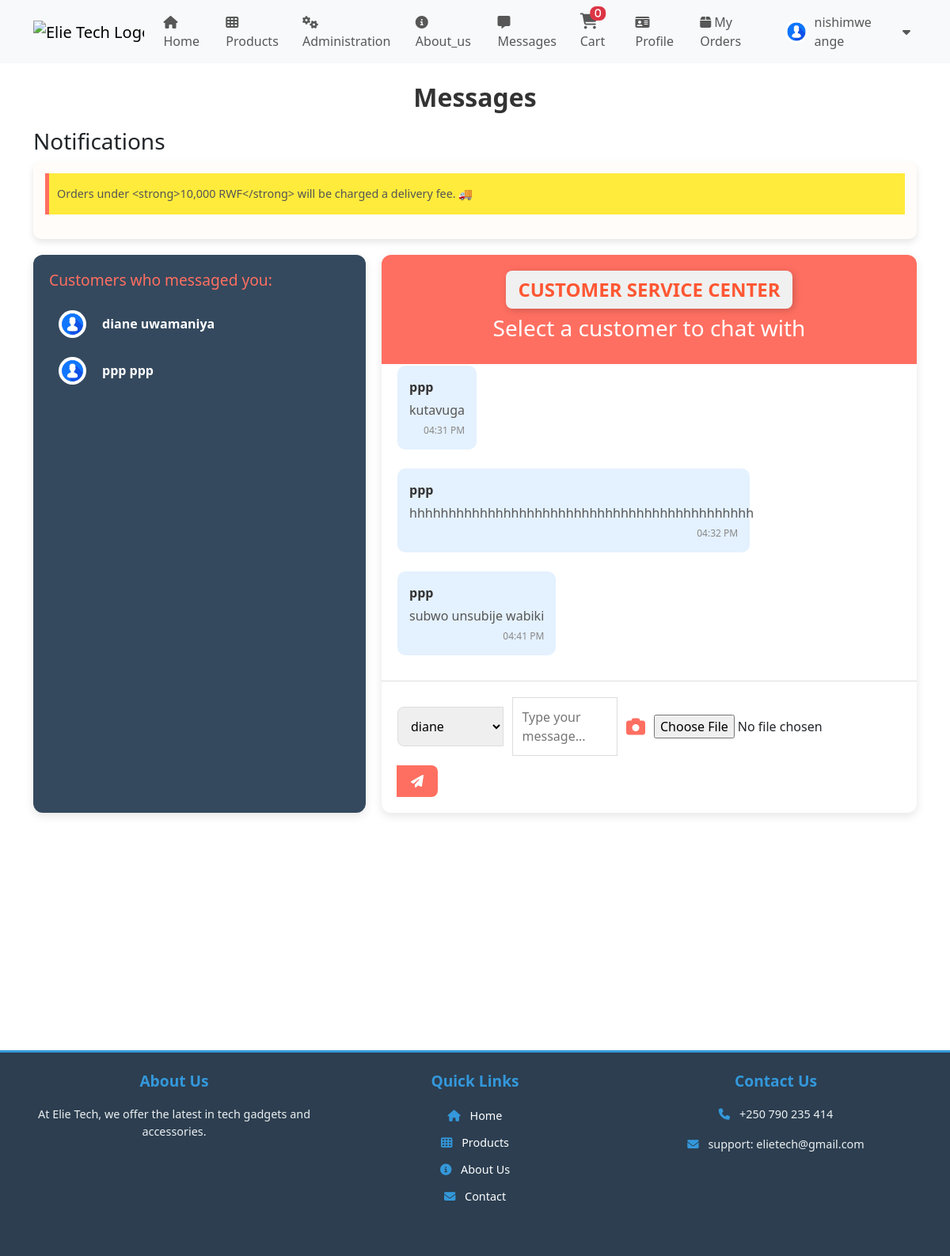
Page /messages/ (signed in) on the committed database.
### store/models.py (models this page shows, shortened)
class Customer(models.Model):
    user = models.OneToOneField(User, on_delete=models.CASCADE)
    phone_number = models.CharField(max_length=15)
    address = models.TextField()
    profile_picture = models.ImageField(upload_to='profile_pictures/', default='profile_pictures/profile.png', blank=True)

class Notification(models.Model):
    user = models.ManyToManyField(User, related_name="notifications", blank=True)  # Allows selection of multiple users
    message = models.TextField()
    created_at = models.DateTimeField(auto_now_add=True)
    read = models.BooleanField(default=False)
    for_all = models.BooleanField(default=False)  # True if the notification is for all users

class Message(models.Model):
    sender = models.ForeignKey(User, related_name='sent_messages', on_delete=models.CASCADE)
    recipient = models.ForeignKey(User, related_name="received_messages", on_delete=models.CASCADE)
    content = models.TextField()
    image = models.ImageField(upload_to='message_images/', null=True, blank=True)
    is_read = models.BooleanField(default=False)
    timestamp = models.DateTimeField(auto_now_add=True)

### store/views.py (the view, shortened to what this page needs)
# urls.py: path('messages/', views.message_page, name='messages'),
@csrf_exempt
def message_page(request):
    if not request.user.is_authenticated:
        return redirect('login')
    customers_who_messaged = None
    if request.user.is_staff:
        customers_who_messaged = User.objects.filter(
            Q(sent_messages__recipient=request.user) | Q(received_messages__sender=request.user)
        ).distinct().annotate(
            unread_count=Count('sent_messages', filter=Q(sent_messages__recipient=request.user, sent_messages__is_read=False))
        )
    all_messages = Message.objects.filter(
        Q(recipient=request.user) | Q(sender=request.user)
    ).order_by('timestamp')
    all_notifications = Notification.objects.filter(user=request.user).order_by('-created_at')
    return render(request, 'message.html', {
        'all_messages': all_messages,
        'admins': User.objects.filter(is_staff=True),
        'customers_who_messaged': customers_who_messaged,
        'selected_customer': None,
        'notifications': all_notifications,
    })

### store/context_processors.py (called while the page is built)
def unread_message_count(request):
    unread_count = 0
    if request.user.is_authenticated:
        unread_count = Message.objects.filter(
            recipient=request.user,  # <-- Fix here
            is_read=False
        ).count()
    return {'unread_message_count': unread_count}

def team_member(request):
    team_member = None
    if request.user.is_authenticated:
        team_member = TeamMember.objects.filter(user=request.user).first()
    print('Team Member:', team_member)  # Debugging line
    return {'team_member': team_member}

### store/models.py (called while the page is built)
    def __str__(self):
        return f"{self.name} - {self.get_role_display()}"

### templates/message.html (shortened to what this page needs)
{% extends 'base.html' %}
{% load static %}
{% block content %}
<h2 class="page-title">Messages</h2>
<div class="notification-section">
    <h3 class="notification-heading">Notifications</h3>
    {% if notifications %}
        <div class="notifications">
            <ul>
                {% for notification in notifications %}
                <li class="notification-item">
                    <p>{{ notification.message }}</p>
                </li>
                {% endfor %}
            </ul>
        </div>
    {% else %}
        <p>No notifications available.</p>
    {% endif %}
</div>
<div class="message-layout">
    {% if request.user.is_staff %}
    <div class="customer-list">
        <h4>Customers who messaged you:</h4>
        <div class="customer-scroll">
            <ul>
                {% for customer in customers_who_messaged %}
                <li>
                    <a href="{% url 'chat_with_customer' customer.id %}" class="{% if selected_customer and selected_customer.id == customer.id %}active{% endif %}">
                        {% if customer.customer and customer.customer.profile_picture %}
                            <img src="{{ customer.customer.profile_picture.url }}" alt="{{ customer.username }}'s Profile" class="customer-img">
                        {% else %}
                            <i class="fa fa-user-circle"></i>
                        {% endif %}
                        <span class="customer-name">{{ customer.get_full_name }} </span>
                    </a>
                </li>
                {% endfor %}
            </ul>
        </div>
    </div>
    {% endif %}
    <div class="chat-container">
        <div class="chat-header">
            {% if request.user.is_staff %}
                <h3 class="customer-service-heading"><strong>Customer Service Center</strong></h3>
            {% endif %}
            <h3>
                {% if selected_customer %}
                    {{ selected_customer.get_full_name }}
                {% else %}
                    {% if request.user.is_staff %}
                        Select a customer to chat with
                    {% else %}
                        Chat with customer service
                    {% endif %}
                {% endif %}
            </h3>
        </div>
        <div class="chat-messages" id="chatBox">
            {% for message in all_messages %}
                <div class="message {% if message.sender == request.user %}sent{% else %}received{% endif %}">
                    <strong>
                        {% if message.sender == request.user %}
                            You
                        {% else %}
                            {{ message.sender.username }}
                        {% endif %}
                    </strong>
                    <p>{{ message.content }}</p>
                    <span class="timestamp">
                        {{ message.timestamp|date:"h:i A" }}
                    </span>
                </div>
            {% endfor %}
        </div>
        <div class="chat-input">
            <form method="post" action="{% url 'send_message' %}" enctype="multipart/form-data">
                <div class="input-group">
                    {% if request.user.is_staff and selected_customer %}
                        <input type="hidden" name="recipient" value="{{ selected_customer.id }}">
                    {% else %}
                        <select name="recipient" id="recipient" required>
                            {% for admin in admins %}
                                <option value="{{ admin.id }}">{{ admin.username }}</option>
                            {% endfor %}
                        </select>
                    {% endif %}
                    <textarea name="content" id="content" placeholder="Type your message..." rows="2"></textarea>
                    <label for="image" class="attach-icon">
                        <i class="fa fa-camera"></i>
                    </label>
                    <input type="file" name="image" id="image" accept="image/*">
                    <button type="submit" class="send-button">
                        <i class="fa fa-paper-plane"></i>
                    </button>
                </div>
            </form>
        </div>
    </div>
</div>
{% endblock %}

### templates/base.html (shortened to what this page needs)
{% load static %}
<!DOCTYPE html>
<html lang="en" dir="ltr">
<head>
    <link href="https://cdn.jsdelivr.net/npm/bootstrap@5.3.0-alpha1/dist/css/bootstrap.min.css" rel="stylesheet">
    <link rel="stylesheet" href="https://cdnjs.cloudflare.com/ajax/libs/font-awesome/6.5.1/css/all.min.css">
</head>
<body>
    <nav class="navbar navbar-expand-lg navbar-light bg-light">
        <div class="container">
            <a class="navbar-brand" href="{% url 'about' %}">
                <img src="{% static 'icons/logo3.png' %}" alt="Elie Tech Logo" width="120" height="80">
            </a>
            <div class="collapse navbar-collapse" id="navbarNav">
                <ul class="navbar-nav me-auto">
                    <li class="nav-item d-none d-sm-block">
                        <a class="nav-link" href="{% url 'home' %}"><i class="fa fa-home"></i> Home</a>
                    </li>
                    <li class="nav-item d-none d-sm-block">
                        <a class="nav-link" href="{% url 'product_list' %}"><i class="fa fa-th"></i> Products</a>
                    </li>
                    {% if user.is_staff %}
                        <li class="nav-item">
                            <a class="nav-link" href="#" data-bs-toggle="modal" data-bs-target="#adminPassModal">
                                <i class="fa fa-cogs"></i> Administration
                            </a>
                        </li>
                    {% endif %}
                </ul>
                <ul class="navbar-nav">
                    <li><a class="nav-link" href="{% url 'about' %}"><i class="fa fa-info-circle me-2"></i>About_us</a></li>
                    {% if user.is_authenticated %}
                    <li class="nav-item d-none d-sm-block">
                        <a class="nav-link" href="{% url 'messages' %}">
                            <i class="fa fa-message"></i> Messages
                        </a>
                    </li>
                    <li class="nav-item d-none d-md-block">
                        <a class="nav-link" href="{% url 'cart_view' %}" role="button">
                            <i class="fa fa-shopping-cart position-relative">
                                <span id="cartCount" class="badge bg-danger position-absolute top-0 start-100 translate-middle">
                                    {{ request.session.cart|length }}
                                </span>
                            </i> Cart
                        </a>
                    </li>
                        <li><a class="nav-link" href="{% url 'profile' %}"><i class="fa fa-id-card"></i> Profile</a></li>
                        <li><a class="nav-link" href="{% url 'order_list' %}"><i class="fa fa-box"></i> My Orders</a></li>
                        <li class="nav-item">
                            <a href="#" class="nav-link d-flex align-items-center" id="userDropdown">
                                {% if user.customer and user.customer.profile_picture %}
                                    <img src="{{ user.customer.profile_picture.url }}" alt="Profile" class="rounded-circle" width="30" height="30">
                                {% else %}
                                    <img src="/media/profile_pictures/profile.png" alt="Default Profile" class="rounded-circle" width="30" height="30">
                                {% endif %}
                                <span class="ms-2">{{ user.get_full_name }}</span>
                                <i class="fas fa-caret-down ms-2"></i>
                            </a>
                        </li>
                    {% endif %}
                </ul>
            </div>
        </div>
    </nav>
    <main class="container mt-4">
        {% block content %}
        {% endblock %}
    </main>
    <footer class="footer-custom text-white text-center py-4">
        <div class="container">
            <div class="row mb-4">
                <div class="col-md-4">
                    <h5 class="footer-heading">About Us</h5>
                    <p>At Elie Tech, we offer the latest in tech gadgets and accessories.</p>
                </div>
                <div class="col-md-4">
                    <h5 class="footer-heading">Quick Links</h5>
                    <ul class="list-unstyled">
                        <li><a href="{% url 'home' %}" class="text-white text-decoration-none"><i class="fa fa-home me-2"></i> Home</a></li>
                        <li><a href="{% url 'product_list' %}" class="text-white text-decoration-none"><i class="fa fa-th me-2"></i> Products</a></li>
                        <li><a href="{% url 'about' %}" class="text-white text-decoration-none"><i class="fa fa-info-circle me-2"></i> About Us</a></li>
                        <li><a href="{% url 'messages' %}" class="text-white text-decoration-none"><i class="fa fa-envelope me-2"></i> Contact</a></li>
                    </ul>
                </div>
                <div class="col-md-4">
                    <h5 class="footer-heading">Contact Us</h5>
                    <p><i class="fa fa-phone"></i> +250 790 235 414</p>
                    <p><i class="fa fa-envelope"></i> support: elietech@gmail.com</p>
                </div>
            </div>
        </div>
    </footer>
</body>
</html>

### templates/base.html (style rules this page uses)
html, body { height: 100%; margin: 0; display: flex; flex-direction: column; }
main { flex: 1; }
footer { flex-shrink: 0; }
.navbar-collapse { z-index: 1040; }
.fa-shopping-cart { font-size: 1.25rem; }
.badge { font-size: 0.75rem; padding: 0.25em 0.5em; border-radius: 0.5rem; }
.footer-custom { background-color: #2c3e50; color: #ecf0f1; border-top: 3px solid #3498db; padding: 30px 0; margin-top: 300px; }
.footer-heading { font-size: 1.2rem; font-weight: bold; color: #3498db; margin-bottom: 20px; }
.footer-custom p, .footer-custom a { font-size: 0.9rem; color: #ecf0f1; }
.footer-custom ul { padding-left: 0; list-style: none; }
.footer-custom ul li { margin-bottom: 10px; }
.footer-custom i { color: #3498db; margin-right: 8px; }

### templates/message.html (style rules this page uses)
.page-title { font-size: 2rem; font-weight: bold; color: #333; margin-bottom: 20px; text-align: center; }
.notification-section { margin-bottom: 20px; }
.notifications { background-color: #FFFCF9; padding: 15px; border-radius: 10px; box-shadow: 0 4px 8px rgba(0, 0, 0, 0.1); }
.customer-service-heading { color: #ff5733; font-size: 24px; font-weight: bold; text-transform: uppercase; background-color: #f0f0f0; padding: 10px 15px; border-radius: 8px; text-align: center; display: inline-block; box-shadow: 2px 2px 10px rgba(0, 0, 0, 0.2); }
.notifications ul { list-style-type: none; padding: 0; }
.notification-item { padding: 10px; border-bottom: 1px solid #eee; margin-bottom: 10px; background-color: #FFEB3B; border-left: 5px solid #FF6F61; }
.notification-item:last-child { border-bottom: none; }
.notification-item p { margin: 5px 0; font-size: 0.9rem; color: #555; }
.message-layout { display: flex; flex-wrap: wrap; gap: 20px; max-width: 1200px; margin: 0 auto; }
.customer-list { width: 100%; max-width: 420px; background: #34495E; color: #fff; border-radius: 12px; padding: 20px; box-shadow: 0 4px 12px rgba(0, 0, 0, 0.1); flex-shrink: 0; }
.customer-scroll { max-height: 400px; overflow-y: auto; }
.customer-list h4 { font-size: 1.2rem; margin-bottom: 15px; color: #FF6F61; }
.customer-list ul { list-style-type: none; padding-left: 0; }
.customer-list a { text-decoration: none; color: inherit; display: flex; align-items: center; padding: 12px; border-radius: 8px; transition: background-color 0.3s; }
.customer-name { font-weight: bold; color: #FFF; margin-left: 10px; flex-grow: 1; }
.chat-container { flex: 1; min-width: 320px; max-width: 700px; border-radius: 12px; overflow: hidden; background-color: #ECF0F1; display: flex; flex-direction: column; box-shadow: 0 4px 12px rgba(0, 0, 0, 0.1); }
.chat-header { background-color: #FF6F61; color: white; padding: 20px; text-align: center; }
.chat-messages { padding: 20px; height: 400px; overflow-y: auto; background-color: #FFF; display: flex; flex-direction: column; gap: 12px; }
.message { margin-bottom: 12px; padding: 15px; border-radius: 10px; max-width: 70%; display: flex; flex-direction: column; }
.message.received { background-color: #E4F1FE; margin-right: auto; align-self: flex-start; }
.message strong { font-size: 1rem; color: #333; }
.message p { margin: 5px 0; color: #555; }
.message .timestamp { font-size: 0.75em; color: #888; text-align: right; }
.chat-input { padding: 20px; background-color: #FFF; border-top: 1px solid #ddd; }
.input-group { display: flex; gap: 12px; align-items: center; flex-wrap: wrap; }
.chat-input select, .chat-input textarea { flex: 1; padding: 12px; border: 1px solid #ddd; border-radius: 8px; resize: none; min-width: 120px; }
.send-button, .attach-icon { display: flex; align-items: center; justify-content: center; background-color: transparent; border: none; cursor: pointer; }
.send-button { background-color: #FF6F61; color: white; padding: 12px 18px; border-radius: 8px; transition: background-color 0.3s; }
.attach-icon i { font-size: 24px; color: #FF6F61; }
.customer-img { width: 40px; height: 40px; border-radius: 50%; object-fit: cover; }
.customer-list a { justify-content: center; gap: 10px; }
.customer-img { width: 35px; height: 35px; }

### rows in the picture
Notification: message "Orders under <strong>10,000 RWF</strong> will be charged a delivery fee. 🚚"
Message: sender.username "ppp", content "kutavuga", timestamp "04:31 PM"
Message: sender.username "ppp", content "hhhhhhhhhhhhhhhhhhhhhhhhhhhhhhhhhhhhhhhhhhhh", timestamp "04:32 PM"
Message: sender.username "ppp", content "subwo unsubije wabiki", timestamp "04:41 PM"

### other values in the picture
{{ request.session.cart|length }} "0"
{{ user.get_full_name }} "nishimwe ange"
{{ customer.get_full_name }} "diane uwamaniya"
{{ customer.get_full_name }} "ppp ppp"
form field recipient "diane"
